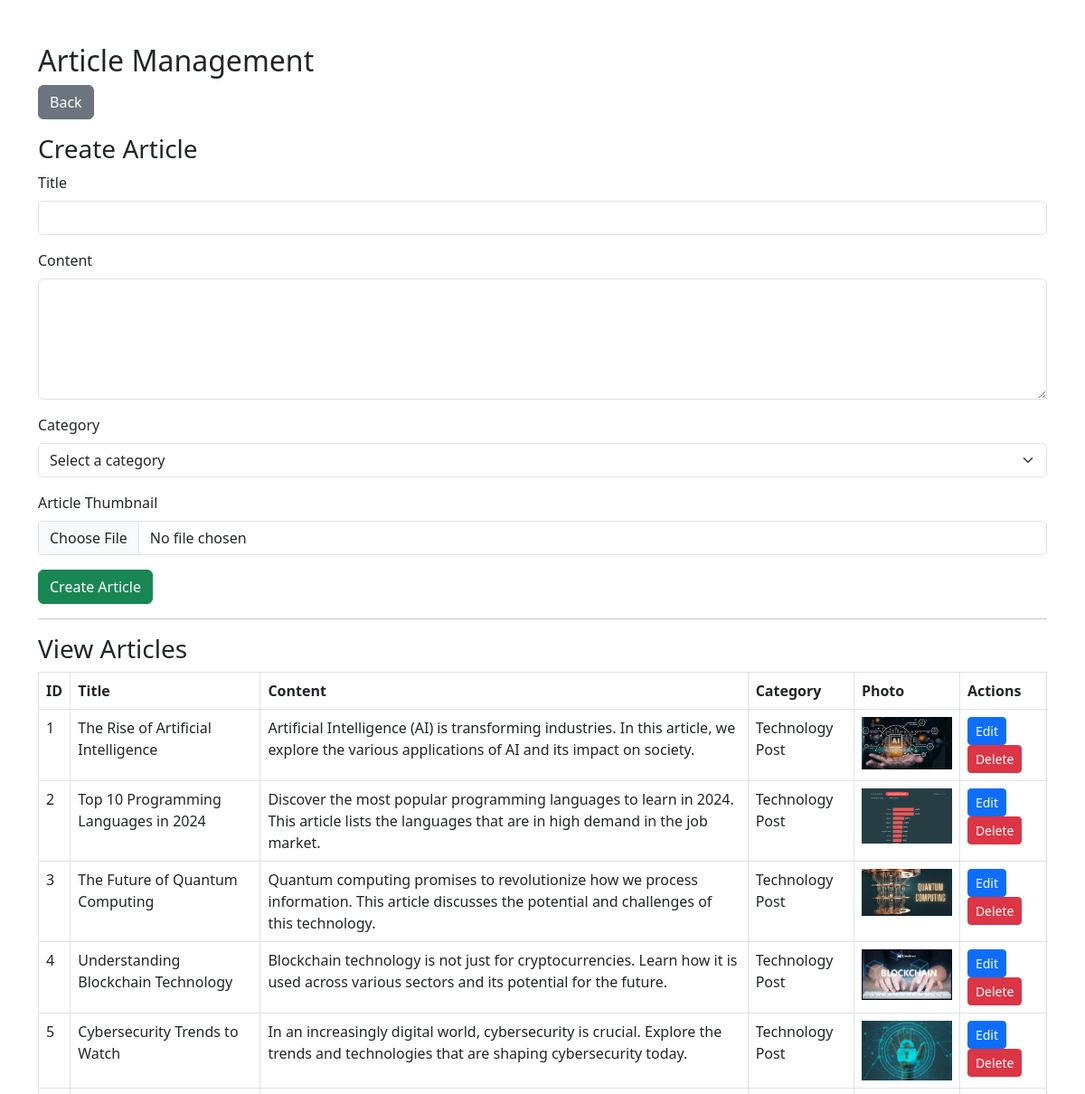
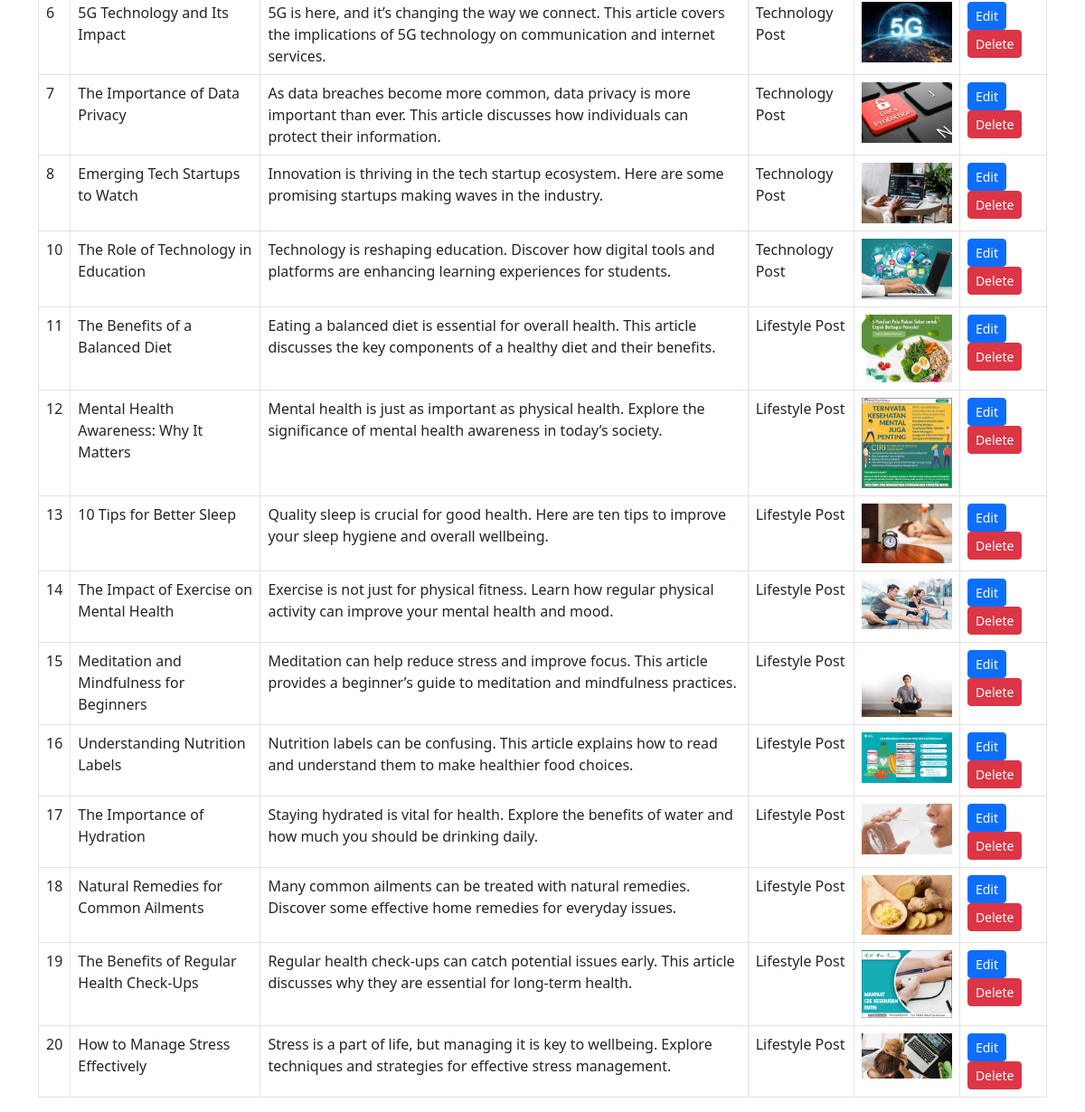
Screenshot of /article.php (signed in) with the database file from the repository (2 pictures, top to bottom).
### tables this page shows
CREATE TABLE `articles` (
  `id` bigint(20) NOT NULL,
  `title` varchar(255) NOT NULL,
  `content` text NOT NULL,
  `photo_path` varchar(255) DEFAULT NULL,
  `category_id` bigint(20) DEFAULT NULL,
  `created_at` timestamp NOT NULL DEFAULT current_timestamp(),
  `updated_at` timestamp NOT NULL DEFAULT current_timestamp() ON UPDATE current_timestamp(),
  `view_count` int(11) DEFAULT 0
);

CREATE TABLE `categories` (
  `id` bigint(20) NOT NULL,
  `name` varchar(100) NOT NULL
);

### article.php (the view, shortened to what this page needs)
<?php
$dsn = "mysql:host=localhost;dbname=uas_pbl;charset=utf8mb4";
$username = "root";
$password = "";
try {
    $pdo = new PDO($dsn, $username, $password);
    $pdo->setAttribute(PDO::ATTR_ERRMODE, PDO::ERRMODE_EXCEPTION);
} catch (PDOException $e) {
    die("Database connection failed: " . $e->getMessage());
}
$stmt = $pdo->query("SELECT * FROM articles");
$articles = $stmt->fetchAll(PDO::FETCH_ASSOC);
?>
<!DOCTYPE html>
<html lang="en">
<head>
    <link rel="stylesheet" href="https://cdnjs.cloudflare.com/ajax/libs/bootstrap/5.3.0/css/bootstrap.min.css">
</head>
<body>
<div class="container mt-5">
    <h2>Article Management</h2>
    <a href="form_admin.html" class="btn btn-secondary mb-3">Back</a>
    <h3>Create Article</h3>
    <form method="POST" enctype="multipart/form-data">
        <div class="mb-3">
            <label for="title" class="form-label">Title</label>
            <input type="text" class="form-control" id="title" name="title" required>
        </div>
        <div class="mb-3">
            <label for="content" class="form-label">Content</label>
            <textarea class="form-control" id="content" name="content" rows="5" required></textarea>
        </div>
        <div class="mb-3">
            <label for="category_id" class="form-label">Category</label>
            <select class="form-select" id="category_id" name="category_id" required>
                <option value="" disabled selected>Select a category</option>
            </select>
        </div>
        <div class="mb-3">
            <label for="image" class="form-label">Article Thumbnail</label>
            <input type="file" class="form-control" id="image" name="image">
        </div>
        <button type="submit" class="btn btn-success" name="action" value="create">Create Article</button>
    </form>
    <hr>
    <h3>View Articles</h3>
    <table class="table table-bordered">
        <thead>
        <tr>
            <th>ID</th>
            <th>Title</th>
            <th>Content</th>
            <th>Category</th>
            <th>Photo</th>
            <th>Actions</th>
        </tr>
        </thead>
        <tbody>
        <?php foreach ($articles as $article): ?>
            <tr>
                <td><?= $article['id'] ?></td>
                <td><?= $article['title'] ?></td>
                <td><?= $article['content'] ?></td>
                <td>
                    <?php
                    $stmt = $pdo->prepare("SELECT name FROM categories WHERE id = ?");
                    $stmt->execute([$article['category_id']]);
                    $category = $stmt->fetch();
                    echo $category ? $category['name'] : 'N/A';
                    ?>
                </td>
                <td><img src="uploads/<?= $article['photo_path'] ?>" alt="Photo" style="width: 100px;"></td>
                <td>
                    <button class="btn btn-primary btn-sm" data-bs-toggle="modal" data-bs-target="#updateModal<?= $article['id'] ?>">Edit</button>
                    <form method="POST" class="d-inline">
                        <button type="submit" class="btn btn-danger btn-sm" name="action" value="delete">Delete</button>
                    </form>
                </td>
            </tr>
        <?php endforeach; ?>
        </tbody>
    </table>
</div>
</body>
</html>

### rows the page displays
articles: id "1", title "The Rise of Artificial Intelligence", content "Artificial Intelligence (AI) is transforming industries. In this article, we explore the various applications of AI and its impact on society.", category.name "Technology Post", photo_path (picture)
articles: id "2", title "Top 10 Programming Languages in 2024", content "Discover the most popular programming languages to learn in 2024. This article lists the languages that are in high demand in the job market.", category.name "Technology Post", photo_path (picture)
articles: id "3", title "The Future of Quantum Computing", content "Quantum computing promises to revolutionize how we process information. This article discusses the potential and challenges of this technology.", category.name "Technology Post", photo_path (picture)
articles: id "4", title "Understanding Blockchain Technology", content "Blockchain technology is not just for cryptocurrencies. Learn how it is used across various sectors and its potential for the future.", category.name "Technology Post", photo_path (picture)
articles: id "5", title "Cybersecurity Trends to Watch", content "In an increasingly digital world, cybersecurity is crucial. Explore the trends and technologies that are shaping cybersecurity today.", category.name "Technology Post", photo_path (picture)
articles: id "6", title "5G Technology and Its Impact", content "5G is here, and it’s changing the way we connect. This article covers the implications of 5G technology on communication and internet services.", category.name "Technology Post", photo_path (picture)
articles: id "7", title "The Importance of Data Privacy", content "As data breaches become more common, data privacy is more important than ever. This article discusses how individuals can protect their information.", category.name "Technology Post", photo_path (picture)
articles: id "8", title "Emerging Tech Startups to Watch", content "Innovation is thriving in the tech startup ecosystem. Here are some promising startups making waves in the industry.", category.name "Technology Post", photo_path (picture)
articles: id "10", title "The Role of Technology in Education", content "Technology is reshaping education. Discover how digital tools and platforms are enhancing learning experiences for students.", category.name "Technology Post", photo_path (picture)
articles: id "11", title "The Benefits of a Balanced Diet", content "Eating a balanced diet is essential for overall health. This article discusses the key components of a healthy diet and their benefits.", category.name "Lifestyle Post", photo_path (picture)
articles: id "12", title "Mental Health Awareness: Why It Matters", content "Mental health is just as important as physical health. Explore the significance of mental health awareness in today’s society.", category.name "Lifestyle Post", photo_path (picture)
articles: id "13", title "10 Tips for Better Sleep", content "Quality sleep is crucial for good health. Here are ten tips to improve your sleep hygiene and overall wellbeing.", category.name "Lifestyle Post", photo_path (picture)
articles: id "14", title "The Impact of Exercise on Mental Health", content "Exercise is not just for physical fitness. Learn how regular physical activity can improve your mental health and mood.", category.name "Lifestyle Post", photo_path (picture)
articles: id "15", title "Meditation and Mindfulness for Beginners", content "Meditation can help reduce stress and improve focus. This article provides a beginner’s guide to meditation and mindfulness practices.", category.name "Lifestyle Post", photo_path (picture)
articles: id "16", title "Understanding Nutrition Labels", content "Nutrition labels can be confusing. This article explains how to read and understand them to make healthier food choices.", category.name "Lifestyle Post", photo_path (picture)
articles: id "17", title "The Importance of Hydration", content "Staying hydrated is vital for health. Explore the benefits of water and how much you should be drinking daily.", category.name "Lifestyle Post", photo_path (picture)
articles: id "18", title "Natural Remedies for Common Ailments", content "Many common ailments can be treated with natural remedies. Discover some effective home remedies for everyday issues.", category.name "Lifestyle Post", photo_path (picture)
articles: id "19", title "The Benefits of Regular Health Check-Ups", content "Regular health check-ups can catch potential issues early. This article discusses why they are essential for long-term health.", category.name "Lifestyle Post", photo_path (picture)
articles: id "20", title "How to Manage Stress Effectively", content "Stress is a part of life, but managing it is key to wellbeing. Explore techniques and strategies for effective stress management.", category.name "Lifestyle Post", photo_path (picture)
